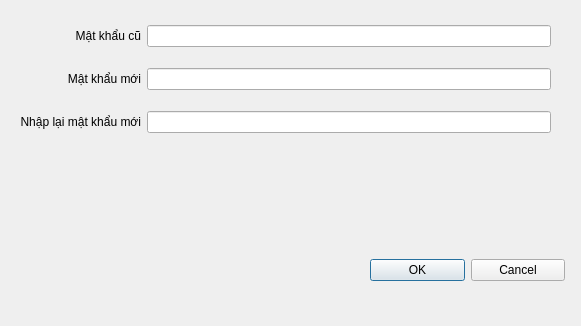
<?xml version="1.0" encoding="UTF-8"?>
<ui version="4.0">
 <class>Password_Panel</class>
 <widget class="QDialog" name="Password_Panel">
  <property name="geometry">
   <rect>
    <x>0</x>
    <y>0</y>
    <width>581</width>
    <height>326</height>
   </rect>
  </property>
  <property name="windowTitle">
   <string>Mật khẩu</string>
  </property>
  <widget class="QWidget" name="gridLayoutWidget">
   <property name="geometry">
    <rect>
     <x>20</x>
     <y>10</y>
     <width>531</width>
     <height>141</height>
    </rect>
   </property>
   <layout class="QGridLayout" name="gridLayout">
    <item row="1" column="0">
     <widget class="QLabel" name="label_2">
      <property name="text">
       <string>Mật khẩu mới</string>
      </property>
      <property name="alignment">
       <set>Qt::AlignRight|Qt::AlignTrailing|Qt::AlignVCenter</set>
      </property>
     </widget>
    </item>
    <item row="2" column="0">
     <widget class="QLabel" name="label_3">
      <property name="text">
       <string>Nhập lại mật khẩu mới</string>
      </property>
      <property name="alignment">
       <set>Qt::AlignRight|Qt::AlignTrailing|Qt::AlignVCenter</set>
      </property>
     </widget>
    </item>
    <item row="0" column="0">
     <widget class="QLabel" name="label">
      <property name="text">
       <string>Mật khẩu cũ</string>
      </property>
      <property name="alignment">
       <set>Qt::AlignRight|Qt::AlignTrailing|Qt::AlignVCenter</set>
      </property>
     </widget>
    </item>
    <item row="0" column="1">
     <widget class="QLineEdit" name="lineEdit_OldPassword"/>
    </item>
    <item row="1" column="1">
     <widget class="QLineEdit" name="lineEdit_NewPassword"/>
    </item>
    <item row="2" column="1">
     <widget class="QLineEdit" name="lineEdit_RewriteNewPassword"/>
    </item>
   </layout>
  </widget>
  <widget class="QLabel" name="lable_PasswordStatus">
   <property name="geometry">
    <rect>
     <x>50</x>
     <y>160</y>
     <width>431</width>
     <height>61</height>
    </rect>
   </property>
   <property name="text">
    <string/>
   </property>
  </widget>
  <widget class="QWidget" name="gridLayoutWidget_4">
   <property name="geometry">
    <rect>
     <x>370</x>
     <y>230</y>
     <width>195</width>
     <height>80</height>
    </rect>
   </property>
   <layout class="QGridLayout" name="gridLayout_4">
    <item row="0" column="0">
     <widget class="QPushButton" name="pushButton_Ok">
      <property name="text">
       <string>OK</string>
      </property>
      <property name="icon">
       <iconset>
        <normaloff>resources/check-mark.png</normaloff>resources/check-mark.png</iconset>
      </property>
     </widget>
    </item>
    <item row="0" column="1">
     <widget class="QPushButton" name="pushButton_Cancel">
      <property name="text">
       <string>Cancel</string>
      </property>
      <property name="icon">
       <iconset>
        <normaloff>resources/stop.png</normaloff>resources/stop.png</iconset>
      </property>
     </widget>
    </item>
   </layout>
  </widget>
 </widget>
 <resources/>
 <connections/>
</ui>
